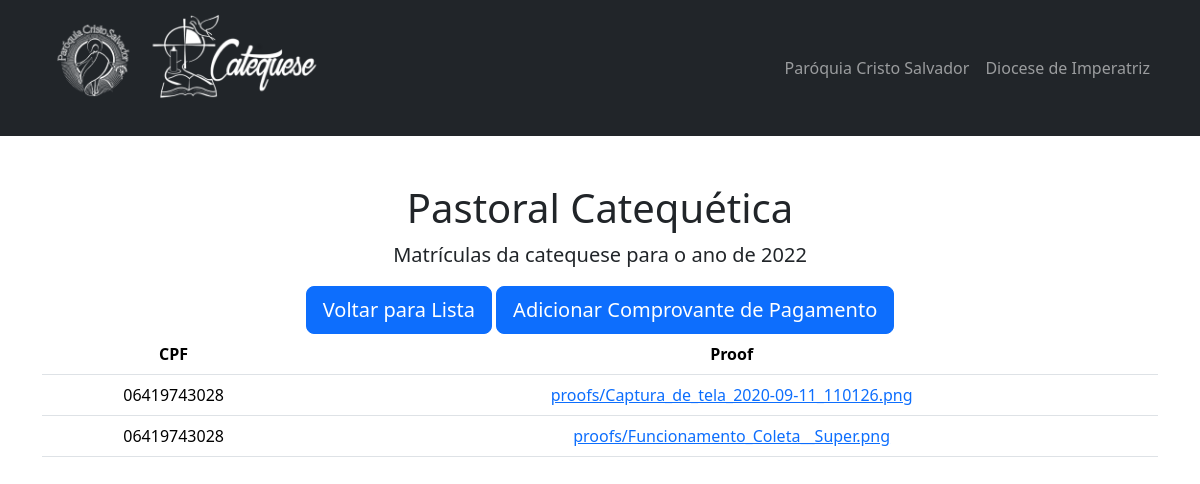
Screenshot of /proof_list/06419743028 with the database file from the repository.
### matriculas/matricula/models.py (models this page shows, shortened)
class Proof(models.Model):
    cpf = BRCPFField("CPF do responsável", max_length=20)
    proof = models.FileField(verbose_name="Comprovante de Pagamento", upload_to='proofs/')
    class Meta:
        verbose_name = "Comprovante"
        verbose_name_plural = "Comprovantes"

### matriculas/matricula/views.py (the view)
# urls.py: path('proof_list/<str:cpf>', views.proof_list, name='proof_list'),
def proof_list(request, cpf):
    cpf = input_mask_remove(cpf)
    if request.method == 'GET':
        proofs = Proof.objects.all()
        if cpf:
            proofs = proofs.filter(cpf=cpf)
        else:
            return HttpResponseNotFound("Impossível prosseguir sem CPF")
        return render(request, 'matricula/proof_list.html', {'cpf': cpf, 'proofs': proofs})

### matriculas/matricula/views.py (called while the page is built)
def input_mask_remove(value):
    regex_syntax = r"\D"
    value = re.sub(regex_syntax, "", value)
    return value

### templates/matricula/proof_list.html
{% extends 'matricula/base.html' %}
{% block content %}
<div>
  <a class="btn btn-primary btn-lg btn-block" href="{% url 'cpf_validate' cpf %}">Voltar para Lista</a>
  <a class="btn btn-primary btn-lg btn-block" href="{% url 'proof' cpf %}">Adicionar Comprovante de Pagamento</a>
</div>
<table class="table">
  <thead>
    <tr>
      <th>CPF</th>
      <th>Proof</th>
    </tr>
  </thead>
  <tbody>
    {% for proof in proofs %}
    <tr>
      <td>{{proof.cpf}}</td>
      <td>
        <a href="{{proof.proof.url}}">{{proof.proof}}</a>
      </td>
    </tr>
    {% empty %}
    <tr class="group">
      <td colspan="7" class="text-center">Nenhum comprovante cadastrado</td>
    </tr>
    {% endfor %}
  </tbody>
</table>
{% endblock %}

### rows the page displays
Proof: cpf "06419743028", proof "proofs/Captura_de_tela_2020-09-11_110126.png"
Proof: cpf "06419743028", proof "proofs/Funcionamento_Coleta__Super.png"
